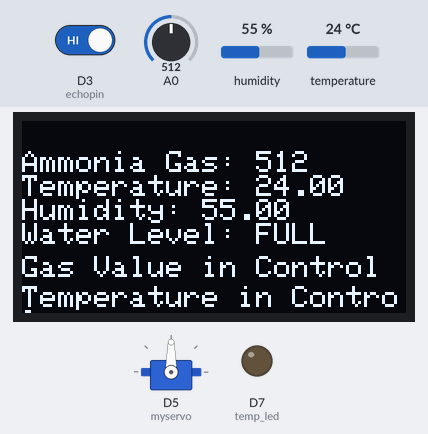
A sketch run on a simulated ESP8266 (NodeMCU). On the bench: servo, 128×64 one-colour display, output pins drawn as LEDs (lit = HIGH). The inputs (shaded band) are chosen by the test bench; at power-on: temperature 24 °C, A0 = 512, humidity 55 %, D3 (echopin) HIGH. WiFi joins after 1.5 s; servers stay silent unless stated; no MQTT or app messages arrive unless stated; pins used as bus, display or sensor lines are not drawn; what the sketch prints to the serial monitor is not drawn.

Above: at 4.7 s.
4.8 s: temperature set to 28 °C
At 10.1 s:
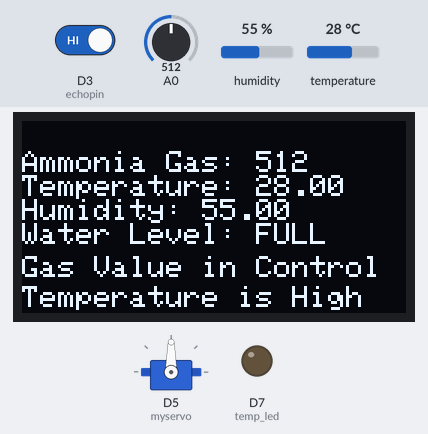
11.0 s: A0 set to 751
At 16.0 s:
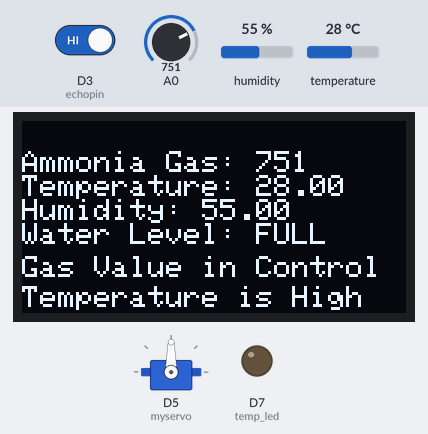
16.3 s: A0 set to 779
At 21.4 s:
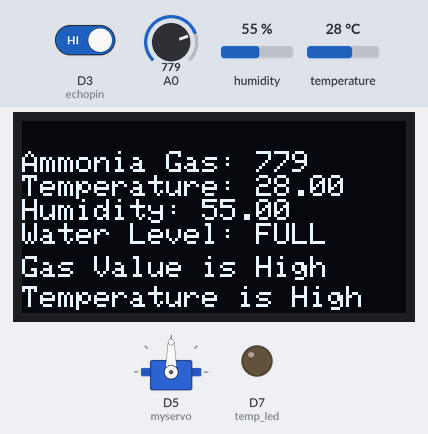
21.7 s: humidity set to 22 %
At 26.2 s:
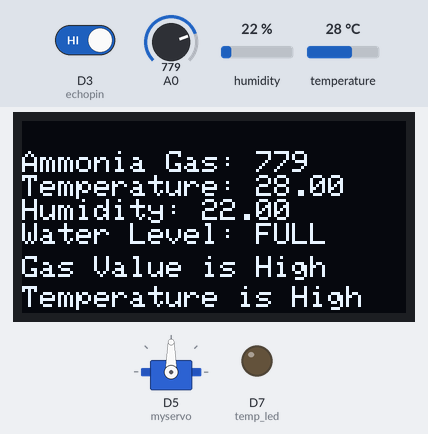
27.0 s: humidity set to 40 %
At 32.0 s:
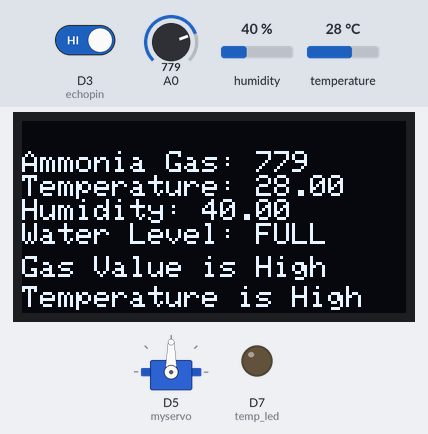
32.3 s: A0 set to 750
At 37.0 s:
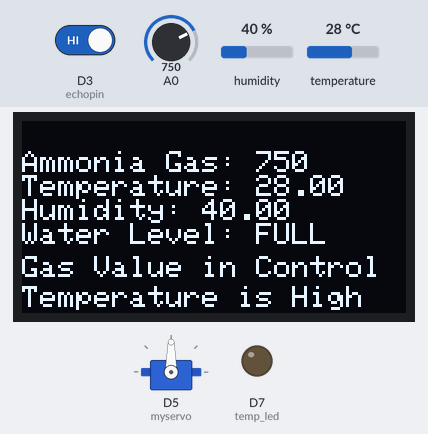
Timing chart, 0 to 38.5 s (numbered marks = the images above; inputs shaded):
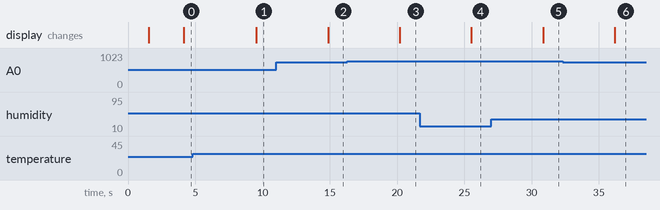

The sketch:

poultry.ino
```cpp
#include <Wire.h>
#include <Adafruit_SSD1306.h>
#include <Adafruit_GFX.h>
#define SSD1306_LCDHEIGHT 64 //128*64
#define OLED_ADDR   0x3C
Adafruit_SSD1306 display(-1);
#if (SSD1306_LCDHEIGHT != 64)
#error("Height incorrect, please fix Adafruit_SSD1306.h!");
#endif
#include "DHT.h"
#include <Servo.h>
Servo myservo;
#define  DHTPIN D0
#define DHTTYPE DHT11
DHT dht(DHTPIN, DHTTYPE);
int temp_led=D7;
#define echopin D3
#define trigpin D4
#include <ESP8266WiFi.h>
#include <PubSubClient.h>
const char* ssid = "iotgyan";
const char* password = "iotgyan4u";

#define ORG "3fdgib"
#define DEVICE_TYPE "Node"
#define DEVICE_ID "12345"
#define TOKEN "12345678"
String command;
char server[] = ORG ".messaging.internetofthings.ibmcloud.com";
char topic[] = "iot-2/evt/Data/fmt/json";
char authMethod[] = "use-token-auth";
char token[] = TOKEN;
char clientId[] = "d:" ORG ":" DEVICE_TYPE ":" DEVICE_ID;
WiFiClient wifiClient;
PubSubClient client(server, 1883,wifiClient);
void PublishData(float t, float distance, float analogSensor, float h);
void setup()
{
  Serial.begin(9600);
  dht.begin();
  Serial.print("Connecting to ");
  Serial.print(ssid);
  WiFi.begin(ssid, password);
  while (WiFi.status() != WL_CONNECTED) {
  delay(500);
  Serial.print(".");
  Serial.println("");
 }
  Serial.print("WiFi connected, IP address: ");
  Serial.println(WiFi.localIP());
  pinMode(temp_led,OUTPUT);
  pinMode(D3,INPUT);
  pinMode(D4,OUTPUT);
  myservo.attach(D5);
  display.begin(SSD1306_SWITCHCAPVCC, OLED_ADDR);
  display.clearDisplay();
  display.setTextSize(1);
  display.setTextColor(WHITE);
  display.setCursor(10,10);
  display.print("poultry farm");
  Serial.println("poultry farm");
  display.display();
}

void loop()
{

  //gas sensor start
  int a = analogRead(A0);
  Serial.print("Ammonia Gas Value: ");
  Serial.println(a);
  //dht11 start
  float t = dht.readTemperature();
  float h = dht.readHumidity();
  Serial.println(t);
  //ultrasoinc start
  digitalWrite(D4,HIGH);
  delay(1000);
  digitalWrite(D4,LOW);
  int duration = pulseIn(echopin,HIGH);
  int distance = (duration/2)*0.0343;
  Serial.println(distance);
  String dis;
  if(distance<4){
    dis="FULL";
  }
  else if(distance>10 && distance<25){
    dis="MEDIUM";
  }
  else if(distance>40){
    dis="LOW";
  }
  display.begin(SSD1306_SWITCHCAPVCC, OLED_ADDR);
  display.clearDisplay();
  display.setTextSize(1);
  display.setTextColor(WHITE);
  display.setCursor(0,10);
  display.print("Ammonia Gas: ");
  display.println(a);
  display.print("Temperature: ");
  display.println(t);
  display.print("Humidity: ");
  display.println(h);
  display.print("Water Level: ");
  display.println(dis);
  delay(500);
  if(a > 760){
    display.setTextSize(1);
    display.setTextColor(WHITE);
    display.setCursor(0,45);
    display.println("Gas Value is High");
    Serial.println("Gas Value is High");
  }
  else{
    display.setTextSize(1);
    display.setTextColor(WHITE);
    display.setCursor(0,45);
    display.println("Gas Value in Control");
    Serial.println("Gas Value in Control");
  }
  if(t > 27){
    display.setTextSize(1);
    display.setTextColor(WHITE);
    display.setCursor(0,55);
    display.println("Temperature is High");
    Serial.println("Temperature is High");
  }
  else{
    display.setTextSize(1);
    display.setTextColor(WHITE);
    display.setCursor(0,55);
    display.println("Temperature in Control");
    Serial.println("Temperature in Control ");
  }
    display.display();
 PublishData(t, distance, a,h);
}
void PublishData(float t, float distance, float analogSensor, float h)
 {
  if (!!!client.connected()) {
 Serial.print("Reconnecting client to ");
 Serial.println(server);
while (!!!client.connect(clientId, authMethod, token)) {
 Serial.print(".");
 delay(500);
 }
 Serial.println();
 }
  String payload = "{\"d\":{\"t\":";
  payload += t;
  payload+="," "\"distance\":";
  payload += distance;
  payload+="," "\"analogSensor\":";
  payload += analogSensor;
  payload+="," "\"humidity\":";
  payload += h;
  payload += "}}";
  Serial.print("Sending payload: ");
  Serial.println(payload);
if (client.publish(topic, (char*) payload.c_str()))
 {
 Serial.println("Publish ok");
 }
else
{
 Serial.println("Publish failed");
 }
 }
```

Measured:
- the behaviour switches between 760 and 761 on A0 (found by bisection; images 2 and 3)
- after the input at 4.8 s, the display: changes after 4.7 s (image 1)
- after the input at 11.0 s, the display: changes after 3.9 s (image 2)
- after the input at 16.3 s, the display: changes after 3.9 s (image 3)
- after the input at 21.7 s, the display: changes after 3.8 s (image 4)
- after the input at 27.0 s, the display: changes after 3.8 s (image 5)
- after the input at 32.3 s, the display: changes after 3.9 s (image 6)
